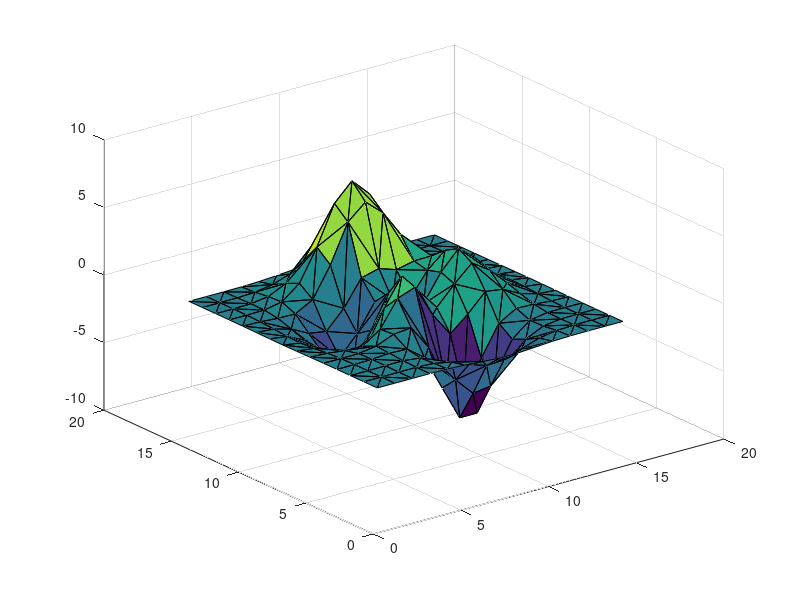

Write MATLAB code to recreate this figure. (Note: this script raises an error after producing the figure.)
clc
clear
close all
dbstop if error
%%
[x,y] = meshgrid(1:15,1:15);
z = peaks(15);
T = delaunay(x,y);
tsh = trisurf(T,x,y,z);
%%
mc = imread('ngc6543a.jpg');
[Imc,A] = apply_matcap(tsh,mc);
imshow(Imc)
imwrite(Imc,'ngc6543a_matCap.jpg')
